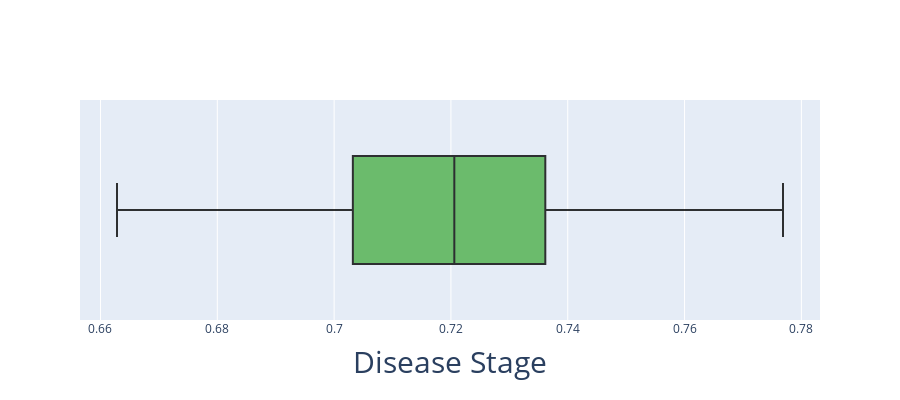

The notebook cell this image was saved under:
### Code cell
p = individual_staging(data=data,
                       Sboot=Sboot,
                      patient_id=patient_id,
                      color=color,
                       width=width,
                       height=height,
                       fontsize=fontsize
                      )

p
